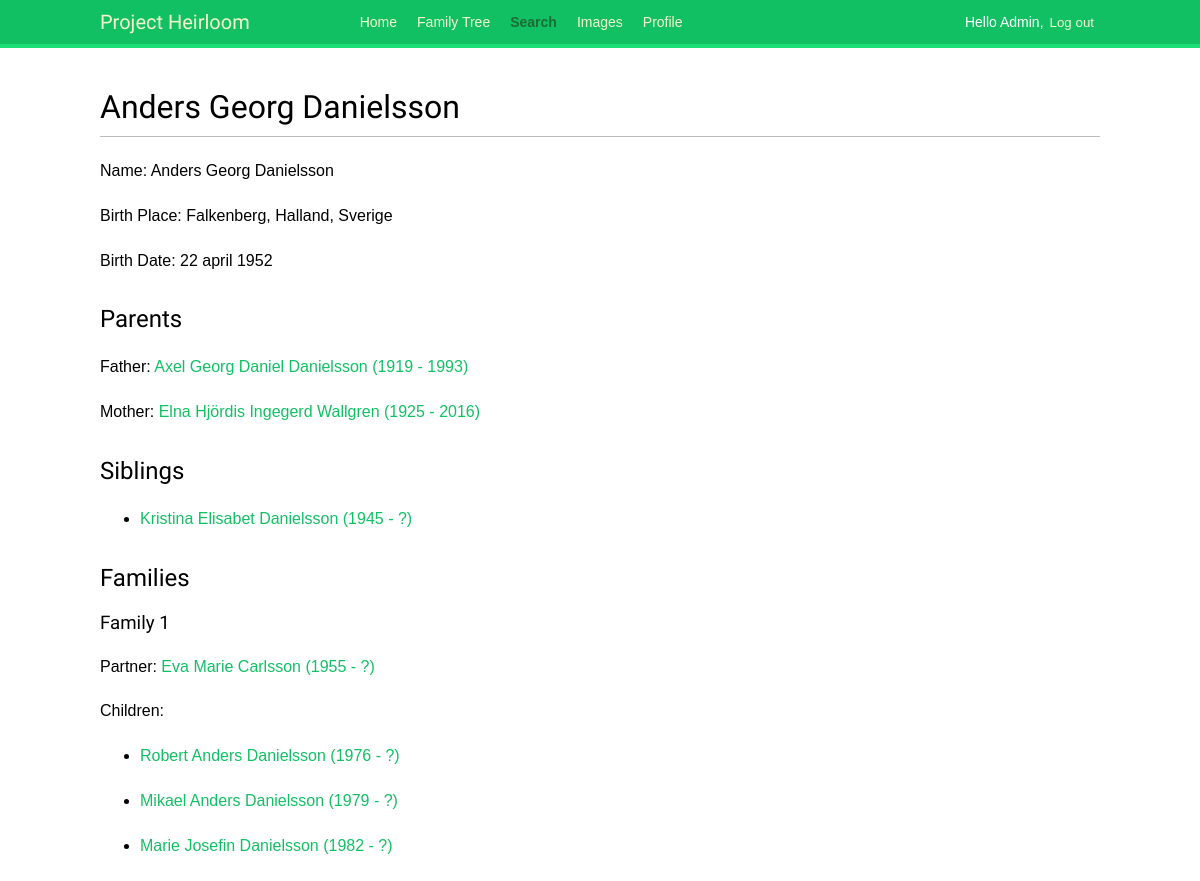
The app's page /genealogy/person/25820 (signed in) with its own data.
### genealogy/models.py (models this page shows)
class Individual(models.Model):
    SEX_CHOICES = (
        ("M", "Man"),
        ("F", "Kvinna"),
        ("U", "Unknown"),
    )
    indi_id = models.CharField(max_length=20, null=True, blank=True)
    tree = models.ForeignKey(Tree, on_delete=models.CASCADE)
    first_name = models.CharField(max_length=100, null=True, blank=True)
    last_name = models.CharField(max_length=100, null=True, blank=True)
    sex = models.CharField(max_length=10, choices=SEX_CHOICES, default="U")
    birth_date = models.CharField(max_length=100, null=True, blank=True)
    birth_place = models.CharField(max_length=100, null=True, blank=True)
    birth_year = models.PositiveSmallIntegerField(null=True, blank=True)
    death_date = models.CharField(max_length=100, null=True, blank=True)
    death_place = models.CharField(max_length=100, null=True, blank=True)
    death_cause = models.CharField(max_length=100, null=True, blank=True)
    death_year = models.PositiveSmallIntegerField(null=True, blank=True)
    alive = models.BooleanField(default=False)
    added = models.DateField(auto_now_add=True)
    last_updated = models.DateField(auto_now=True)
    class Meta:
        constraints = [
            models.UniqueConstraint(fields=['tree', 'indi_id'], name='Tree and INDI combination')
        ]
    def get_name_years(self):
        string = ""
        if self.first_name:
            string += self.first_name
        if self.last_name:
            string += f" {self.last_name}"
        if self.birth_year or self.death_year:
            if self.birth_year and self.death_year:
                string += f" ({self.birth_year} - {self.death_year})"
            elif self.birth_year:
                string += f" ({self.birth_year} - ?)"
            else:
                string += f" (? - {self.death_year})"
        return string
    def __str__(self):
        return f"{self.first_name} {self.last_name}"

class Child(models.Model):
    class Relation(models.TextChoices):
        ADOPTED = "A", _("Adopted")
        BIOLOGICAL = "B", ("Biological")
        FOSTER = 'F', _("Foster")
        UNKNOWN = 'U', _("Unknown")
    family = models.ForeignKey(
        Family,
        on_delete=models.CASCADE,
        null=True,
        blank=True
    )
    indi = models.ForeignKey(
        Individual,
        on_delete=models.CASCADE,
        null=True,
        blank=True
    )
    relation = models.CharField(
        choices=Relation,
        max_length=1,
        default=Relation.BIOLOGICAL
    )
    class Meta:
        constraints = [
            models.UniqueConstraint(fields=['family', 'indi'], name='Individual and family combination')
        ]
        verbose_name_plural = "Children"

### genealogy/views.py (the view)
# urls.py: path('person/<int:id>', views.person, name='person'),
@login_required
def person(request, id):
    try:
        this_person = Individual.objects.get(id=id)
    except Individual.DoesNotExist:
        raise Http404("Individual does not exist.")
    trees = Tree.objects.filter(user=request.user)
    if this_person.tree not in trees:
        raise Http404("Individual not found in any of your trees.")
    father = None
    mother = None
    siblings = None
    families = None
    children_objects = Child.objects.filter(indi=this_person)
    if children_objects:
        father = children_objects[0].family.husband
        mother = children_objects[0].family.wife
        siblings = Child.objects.filter(family=children_objects[0].family).exclude(id=children_objects[0].id)
    family_objects = Family.objects.filter(Q(husband=this_person) | Q(wife=this_person))
    if family_objects:
        families = []
        for f in family_objects:
            family = {
                'partner': None,
                'children': []
            }
            family['children'] = Child.objects.filter(family=f)
            if f.husband == this_person and f.wife:
                family['partner'] = f.wife
            if f.wife == this_person and f.husband:
                family['partner'] = f.husband
            families.append(family)
    return render(
        request,
        'genealogy/person.html',
        {
            'section': 'search',
            'person': this_person,
            'father': father,
            'mother': mother,
            'siblings': siblings,
            'families': families
        }
    )

### genealogy/templates/genealogy/person.html (shortened to what this page needs)
{% extends "base.html" %}
{% block content %}
    <h1>{{ person }}</h1>
    <p>Name: {{ person }}</p>
    {% if person.birth_place %}
        <p>Birth Place: {{ person.birth_place }}</p>
    {% endif %}
    {% if person.birth_date %}
        <p>Birth Date: {{ person.birth_date }}</p>
    {% endif %}
    <h2>Parents</h2>
    <p>Father: {% if father %}<a href="{% url 'person' father.id %}">{{ father.get_name_years }}</a>{% else %}-{% endif %}</p>
    <p>Mother: {% if mother %}<a href="{% url 'person' mother.id %}">{{ mother.get_name_years }}</a>{% else %}-{% endif %}</p>
    <h2>Siblings</h2>
    {% if siblings %}
        <ul>
        {% for sibling in siblings %}
            <li><p><a href="{% url 'person' sibling.indi.id %}">{{ sibling.indi.get_name_years }}</a></p></li>
        {% endfor %}
        </ul>
    {% else %}
        <p>No siblings</p>
    {% endif %}
    <h2>Families</h2>
    {% if families %}
        {% for family in families %}
            <h3>Family {{forloop.counter }}</h3>
            <p>Partner: {% if family.partner %}<a href="{% url 'person' family.partner.id %}">{{ family.partner.get_name_years }}</a>{% else %}-{% endif %}</p>
            {% if family.children %}
                <p>Children:</p>
                <ul>
                {% for child in family.children %}
                    <li><p><a href="{% url 'person' child.indi.id %}">{{ child.indi.get_name_years }}</a></p></li>
                {% endfor %}
                </ul>
            {% endif %}
        {% endfor %}
    {% endif %}
{% endblock content %}

### genealogy/templates/base.html (shortened to what this page needs)
{% load static %}
<!DOCTYPE html>
<html lang="en">
<head>
    <link rel="stylesheet" href="{% static "css/base.css" %}">
</head>
<body>
    <div id="header">
        <span class="logo">Project Heirloom</span>
        {% if request.user.is_authenticated %}
            <ul class="menu">
                <li {% if section == "home" %}class="selected"{% endif %}>
                    <a href="{% url "home" %}">Home</a>
                </li>
                <li {% if section == "family_tree" %}class="selected"{% endif %}>
                    <a href="{% url "family_tree" %}">Family Tree</a>
                </li>
                <li {% if section == "search" %}class="selected"{% endif %}>
                    <a href="{% url "search" %}">Search</a>
                </li>
                <li {% if section == "images" %}class="selected"{% endif %}>
                    <a href="{% url "images" %}">Images</a>
                </li>
                <li {% if section == "edit_profile" %}class="selected"{% endif %}>
                    <a href="{% url "edit_profile" %}">Profile</a>
                </li>
            </ul>
        {% endif %}
        <span class="user">
            {% if request.user.is_authenticated %}
                Hello {{ request.user.first_name|default:request.user.username}},
                <form action="{% url "logout" %}" method="post">
                    <button type="submit">Log out</button>
                </form>
            {% else %}
                <a href="{% url "login" %}">Log in</a>
            {% endif %}
        </span>
    </div>
    <div id="content">
        {% block content %}
        {% endblock %}
    </div>
</body>
</html>

### genealogy/static/css/base.css (style rules this page uses)
body { margin:0; padding:0; font-family:helvetica, sans-serif; }
p { line-height: 1.8; }
a { color:#12c064; text-decoration:none; }
h1, h2, h3, h4, h5 , h6 { font-family: 'Muli', sans-serif; font-weight:normal; }
h1 { border-bottom:1px solid #bbb; padding:0 0 10px 0; margin:10px 0 20px 0; }
h2 { margin:30px 0 20px; }
#header { padding:10px 100px; font-size:14px; background:#12c064; color:#fff; border-bottom:4px solid #1cdf78; overflow:auto; }
#header .logo { font-family: 'Muli', sans-serif; float:left; color:#f3f7cc; font-size:20px; margin-right:10%; }
#header ul.menu { list-style:none; float:left; margin:0; padding:0; }
#header ul.menu li { float:left; padding:4px 10px; }
#header ul.menu li.selected a, #header ul.menu li.selected a:hover { color:#1b6d32; font-weight:bold; }
#header a { color:#f3f7cc; }
#header .user { float:right; padding-top:4px; }
#header .user form { display:inline; float:right; }
#header .user button { background:none; color:#f3f7cc; border:none; cursor:pointer; float:left; display:inline; }
#content { padding:30px 100px; }
form { overflow:auto; }

### records on screen
Individual: first_name+last_name "Anders Georg Danielsson", birth_place "Falkenberg, Halland, Sverige", birth_date "22 april 1952"
Individual: get_name_years "Axel Georg Daniel Danielsson (1919 - 1993)"
Individual: get_name_years "Elna Hjördis Ingegerd Wallgren (1925 - 2016)"
Child: indi.get_name_years "Kristina Elisabet Danielsson (1945 - ?)"
Individual: partner.get_name_years "Eva Marie Carlsson (1955 - ?)"
Child: indi.get_name_years "Robert Anders Danielsson (1976 - ?)"
Child: indi.get_name_years "Mikael Anders Danielsson (1979 - ?)"
Child: indi.get_name_years "Marie Josefin Danielsson (1982 - ?)"

### other values on screen
{{ request.user.first_name|default:request.user.username }} "Admin"
